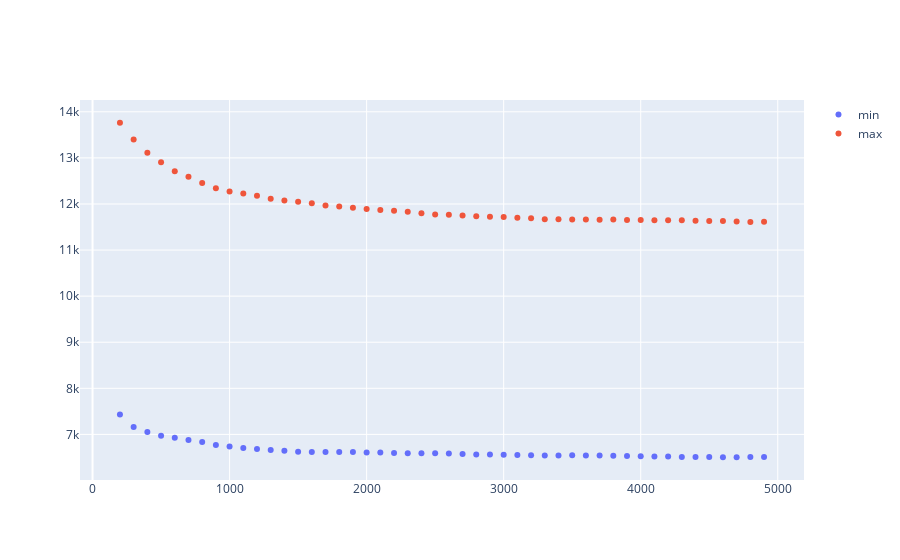

This figure's notebook cell:
### Code cell
import plotly.graph_objects as go


fig = go.Figure()

# Add traces
fig.add_trace(go.Scatter(x=df_nestimators_min['n_estimators_list'][1:], y=df_nestimators_min['RMSE_list'][1:],
                    mode='markers',
                    name='min'))
fig.add_trace(go.Scatter(x=df_nestimators_max['n_estimators_list'][1:], y=df_nestimators_max['RMSE_list'][1:],
                    mode='markers',
                    name='max'))
fig.show()
